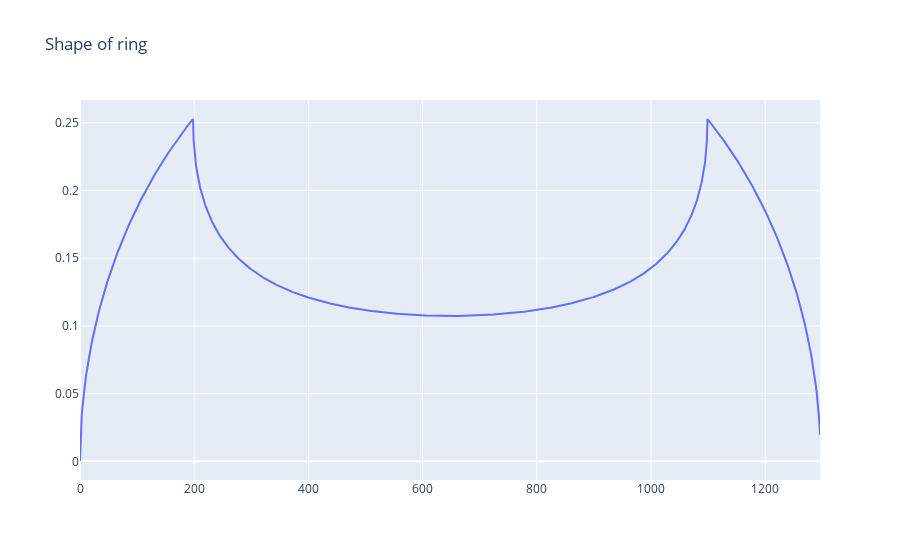

Notebook source saved alongside this figure:
### Code cell
shape_of_ring_signal = []
for x in np.arange(0, outer_radius+1):
    nbr_pixels = number_of_pixel_at_that_position2(position=x, 
                                                   inner_circle_r=inner_radius,
                                                   outer_circle_r=outer_radius)

    shape_of_ring_signal.append(nbr_pixels * intensity_of_ring)
    
full_shape_of_ring_signal = np.concatenate((shape_of_ring_signal[::-1], shape_of_ring_signal[:-1:]))

trace = go.Scatter(y=full_shape_of_ring_signal)
layout = go.Layout(title="Shape of ring",
                  xaxis=dict(title=""),
                  yaxis=dict(title=""))

figure = go.Figure(data=[trace], layout=layout)
iplot(figure)

### Figure 1 — Plotly figure (JSON) as saved in the notebook; plotly's stock layout.template omitted (floating-point values rounded to 4 significant figures; data arrays with more than 128 entries replaced by an {"elided": "..."} marker saying what was removed)
{"data": [{"type": "scatter", "y": {"elided": "1297 float values"}}], "layout": {"title": {"text": "Shape of ring"}, "xaxis": {"title": {"text": ""}}, "yaxis": {"title": {"text": ""}}}}
